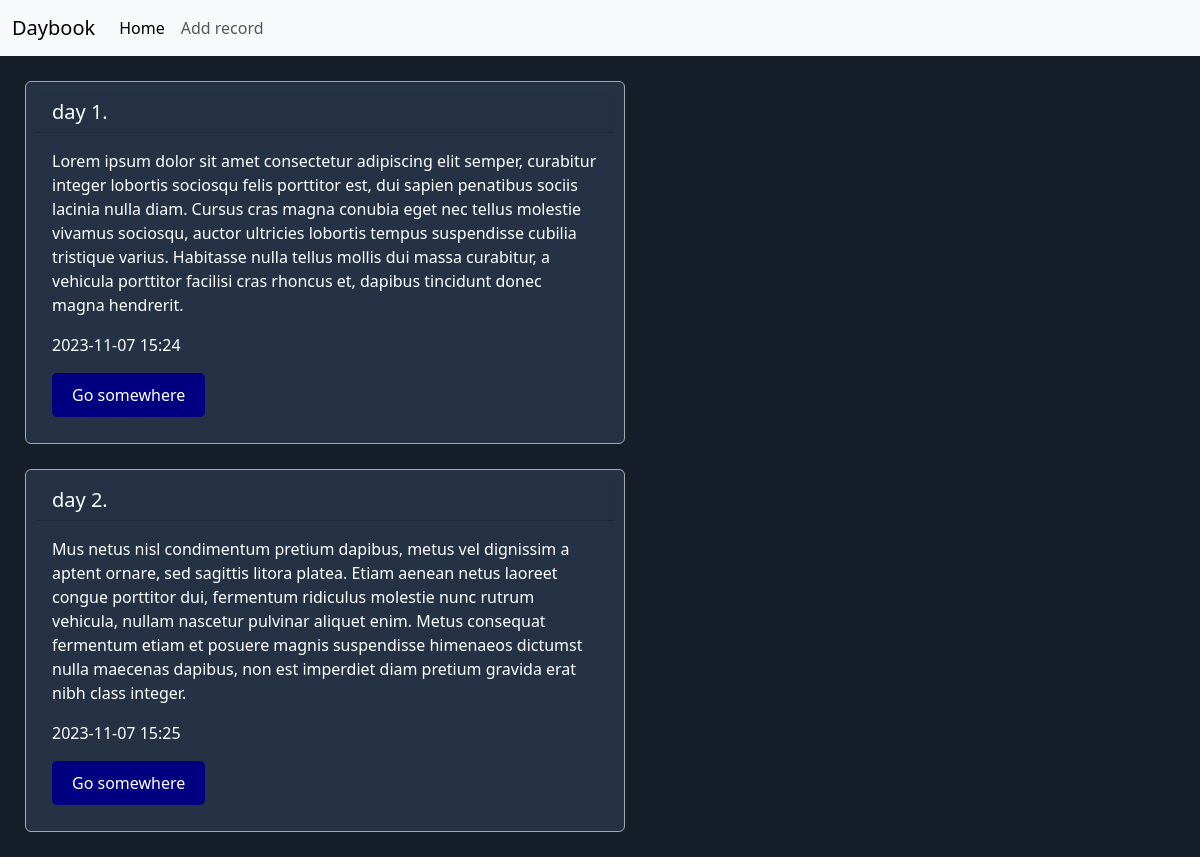
The page / on the database its author committed.
### daybook/models.py (models this page shows, shortened)
class Record(models.Model):
    title = models.CharField(max_length=150)
    content = models.TextField()
    created_at = models.DateTimeField(auto_now_add=True)
    photo = models.ImageField(upload_to='photos/%Y/%m/%d/', blank=True)
    is_published = models.BooleanField(default=False)

### daybook/views.py (the view)
# urls.py: path('', index),
def index(request):
    record = Record.objects.all()
    context = {
        'records': record,
        'title': 'records',
    }
    return render(request, 'daybook/index.html', context)

### daybook/templates/daybook/index.html (shortened to what this page needs)
{% load static %}
<!DOCTYPE html>
<html lang="en">
<head>
    <link rel="stylesheet" type="text/css" href="{% static 'bootstrap/css/bootstrap.min.css' %}">
    <link rel="stylesheet" type="text/css" href="{% static 'css/style.css' %}">
</head>
<body>
    <nav class="navbar navbar-expand-lg bg-body-tertiary">
        <div class="container-fluid">
          <a class="navbar-brand" href="#">Daybook</a>
          <div class="collapse navbar-collapse" id="navbarNavAltMarkup">
            <div class="navbar-nav">
              <a class="nav-link active" aria-current="page" href="#">Home</a>
              <a class="nav-link" href="#">Add record</a>
            </div>
          </div>
        </div>
      </nav>
{% for item in records %}
<div class="card">
    <h5 class="card-header">{{ item.title }}</h5>
    <div class="card-body">
    <p class="card-text">{{ item.content }}</p>
    <p class="card-created_at">{{ item.created_at|date:"Y-m-d H:i" }}</p>
    <a href="#" class="btn btn-primary">Go somewhere</a>
    </div>
</div>
{% endfor %}
</html>

### mysite/static/css/style.css (style rules this page uses)
body { background: #161e29; margin: 0; }
.card { background-color: #253246; border: 1px solid darkgray; padding: 10px; width: 600px; margin: 25px; }
.card-header { color: rgb(255, 255, 255); }
.card-text { color: rgb(255, 255, 255); }
.card-created_at { color:rgb(255, 255, 255) }
.btn-primary { background-color: navy; color: white; padding: 10px 20px; text-decoration: none; border: none; border-radius: 5px; }

### rows shown on the page
Record: title "day 1.", content "Lorem ipsum dolor sit amet consectetur adipiscing elit semper, curabitur integer lobortis sociosqu felis porttitor est, dui sapien penatibus sociis lacinia nulla diam. Cursus cras magna conubia eget nec tellus molestie vivamus sociosqu, auctor ultricies lobortis tempus suspendisse cubilia tristique varius. Habitasse nulla tellus mollis dui massa curabitur, a vehicula porttitor facilisi cras rhoncus et, dapibus tincidunt donec magna hendrerit.", created_at "2023-11-07 15:24"
Record: title "day 2.", content "Mus netus nisl condimentum pretium dapibus, metus vel dignissim a aptent ornare, sed sagittis litora platea. Etiam aenean netus laoreet congue porttitor dui, fermentum ridiculus molestie nunc rutrum vehicula, nullam nascetur pulvinar aliquet enim. Metus consequat fermentum etiam et posuere magnis suspendisse himenaeos dictumst nulla maecenas dapibus, non est imperdiet diam pretium gravida erat nibh class integer.", created_at "2023-11-07 15:25"
